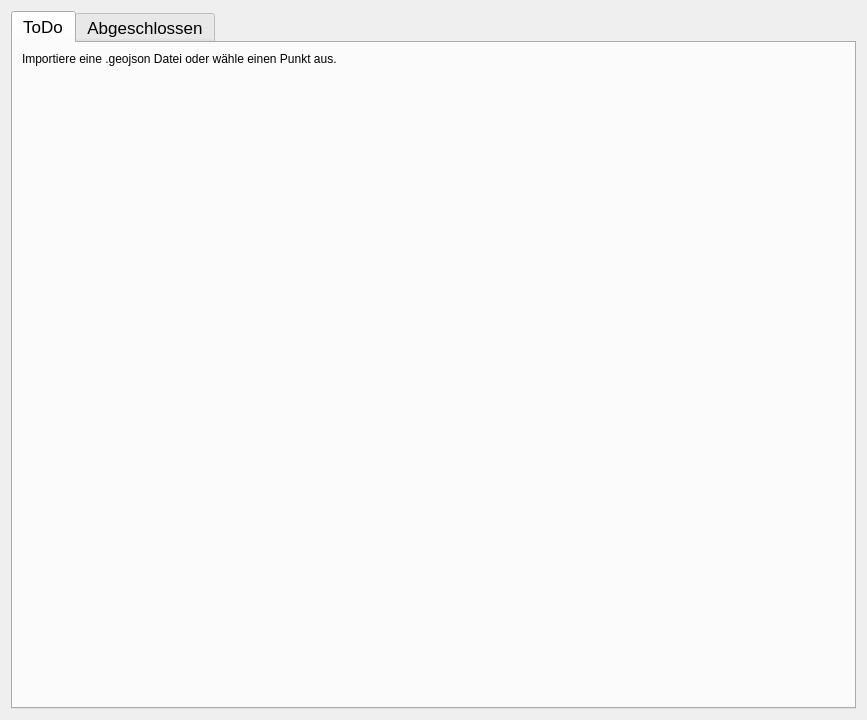
<?xml version="1.0" encoding="UTF-8"?>
<ui version="4.0">
 <class>Form</class>
 <widget class="QWidget" name="Form">
  <property name="geometry">
   <rect>
    <x>0</x>
    <y>0</y>
    <width>867</width>
    <height>720</height>
   </rect>
  </property>
  <property name="windowTitle">
   <string>Form</string>
  </property>
  <property name="styleSheet">
   <string notr="true">QWidget#lfbItem{
	background-color: rgba(0,0,0,0.2);
	border-radius: 5px;
}</string>
  </property>
  <layout class="QGridLayout" name="gridLayout">
   <item row="0" column="0">
    <widget class="QTabWidget" name="tabWidget">
     <property name="font">
      <font>
       <pointsize>13</pointsize>
      </font>
     </property>
     <property name="currentIndex">
      <number>0</number>
     </property>
     <widget class="QWidget" name="tab">
      <attribute name="title">
       <string>ToDo</string>
      </attribute>
      <layout class="QGridLayout" name="gridLayout_3">
       <property name="leftMargin">
        <number>0</number>
       </property>
       <property name="topMargin">
        <number>0</number>
       </property>
       <property name="rightMargin">
        <number>0</number>
       </property>
       <property name="bottomMargin">
        <number>0</number>
       </property>
       <property name="spacing">
        <number>0</number>
       </property>
       <item row="0" column="0">
        <widget class="QScrollArea" name="scrollArea">
         <property name="styleSheet">
          <string notr="true">border:none;
background:transparent;</string>
         </property>
         <property name="widgetResizable">
          <bool>true</bool>
         </property>
         <property name="alignment">
          <set>Qt::AlignLeading|Qt::AlignLeft|Qt::AlignTop</set>
         </property>
         <widget class="QWidget" name="scrollAreaWidgetContents">
          <property name="geometry">
           <rect>
            <x>0</x>
            <y>0</y>
            <width>845</width>
            <height>660</height>
           </rect>
          </property>
          <layout class="QVBoxLayout" name="verticalLayout">
           <item>
            <layout class="QVBoxLayout" name="lfbDraftList">
             <item>
              <widget class="QLabel" name="label">
               <property name="text">
                <string>Importiere eine .geojson Datei oder wähle einen Punkt aus.</string>
               </property>
              </widget>
             </item>
            </layout>
           </item>
           <item>
            <spacer name="verticalSpacer">
             <property name="orientation">
              <enum>Qt::Vertical</enum>
             </property>
             <property name="sizeHint" stdset="0">
              <size>
               <width>20</width>
               <height>40</height>
              </size>
             </property>
            </spacer>
           </item>
          </layout>
         </widget>
        </widget>
       </item>
      </layout>
     </widget>
     <widget class="QWidget" name="tab_2">
      <attribute name="title">
       <string>Abgeschlossen</string>
      </attribute>
      <layout class="QGridLayout" name="gridLayout_2">
       <property name="leftMargin">
        <number>0</number>
       </property>
       <property name="topMargin">
        <number>0</number>
       </property>
       <property name="rightMargin">
        <number>0</number>
       </property>
       <property name="bottomMargin">
        <number>0</number>
       </property>
       <property name="spacing">
        <number>0</number>
       </property>
       <item row="0" column="0">
        <widget class="QScrollArea" name="scrollArea_2">
         <property name="styleSheet">
          <string notr="true">border:none;
background:transparent;</string>
         </property>
         <property name="widgetResizable">
          <bool>true</bool>
         </property>
         <widget class="QWidget" name="scrollAreaWidgetContents_2">
          <property name="geometry">
           <rect>
            <x>0</x>
            <y>0</y>
            <width>845</width>
            <height>660</height>
           </rect>
          </property>
          <layout class="QVBoxLayout" name="verticalLayout_3">
           <item>
            <layout class="QVBoxLayout" name="lfbDoneList">
             <item>
              <widget class="QLabel" name="label_2">
               <property name="text">
                <string>Importiere eine .geojson Datei oder wähle einen Punkt aus.</string>
               </property>
              </widget>
             </item>
            </layout>
           </item>
           <item>
            <spacer name="verticalSpacer_2">
             <property name="orientation">
              <enum>Qt::Vertical</enum>
             </property>
             <property name="sizeHint" stdset="0">
              <size>
               <width>20</width>
               <height>40</height>
              </size>
             </property>
            </spacer>
           </item>
          </layout>
         </widget>
        </widget>
       </item>
      </layout>
     </widget>
    </widget>
   </item>
   <item row="1" column="0">
    <layout class="QGridLayout" name="lfbIoWidget"/>
   </item>
  </layout>
 </widget>
 <resources/>
 <connections/>
</ui>
